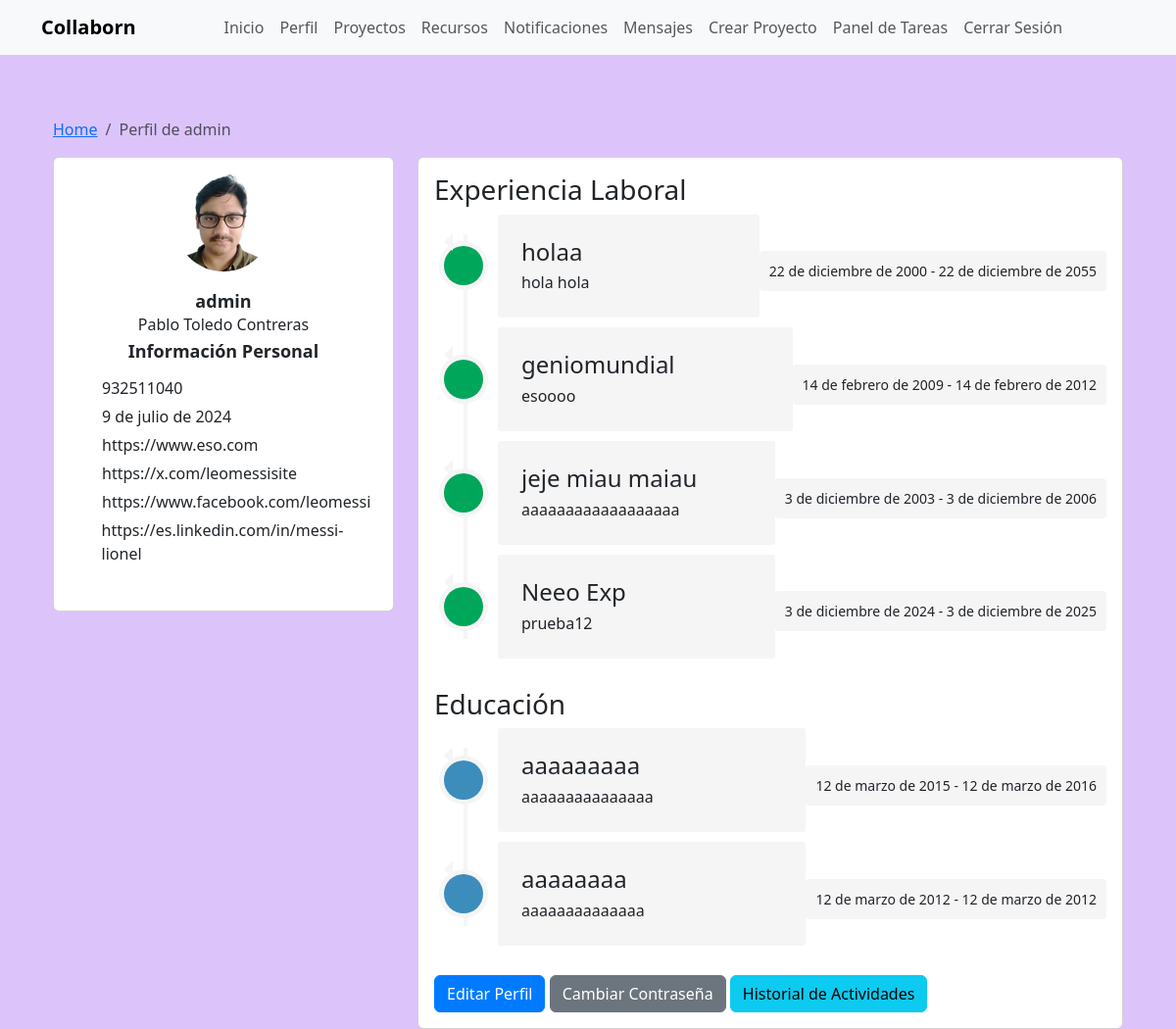
The app's page /perfil/ (signed in), older data.
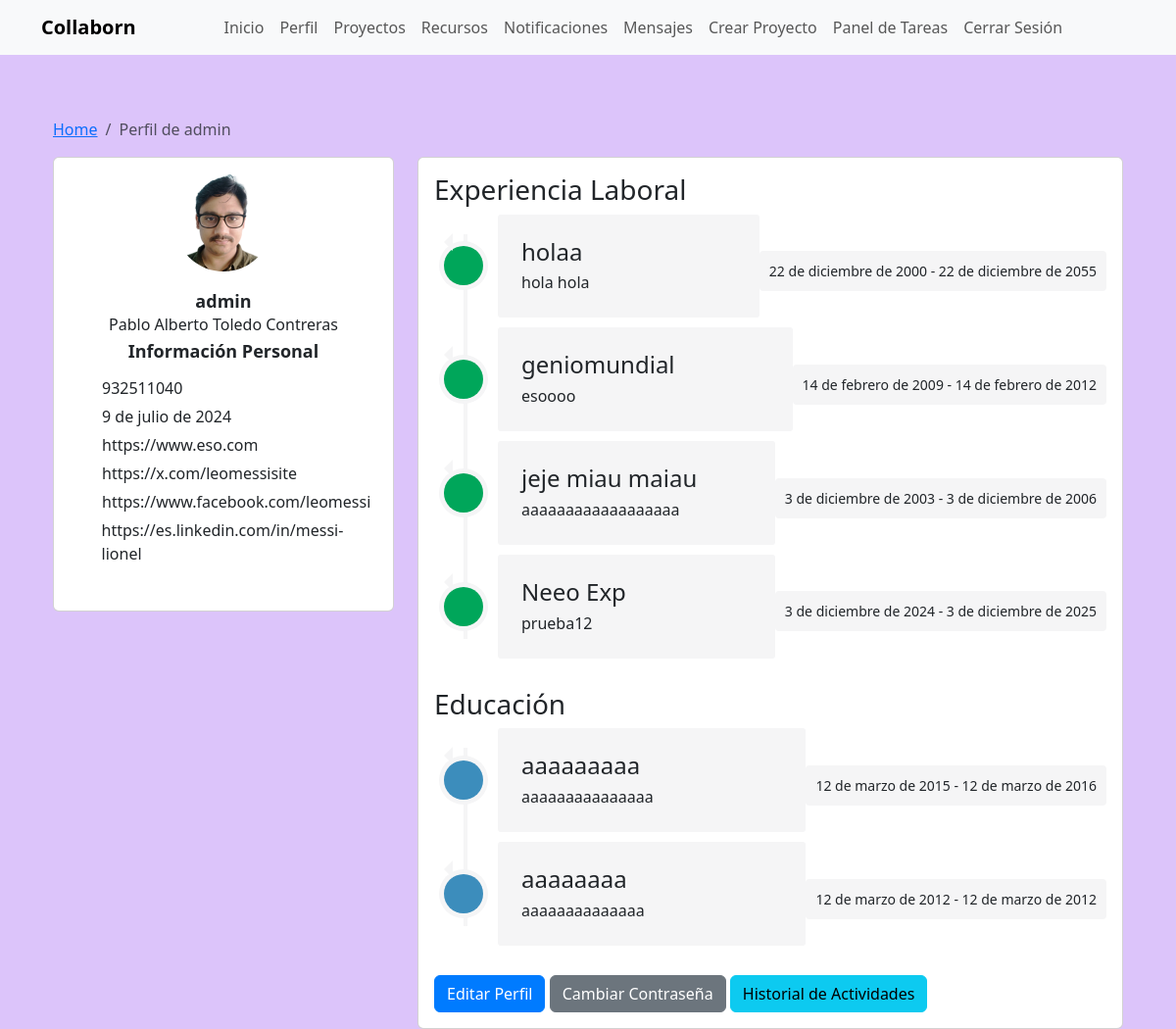
The same page, newer data.
### myapp/models.py (models this page shows, shortened)
class Perfil(models.Model):
    user = models.OneToOneField(User, on_delete=models.CASCADE)
    telefono = models.CharField(max_length=15, blank=True, null=True)
    birth_date = models.DateField(null=True, blank=True)
    descripcion = models.TextField(blank=True, null=True, default='')
    avatar = models.ImageField(upload_to='avatars/', null=True, blank=True)
    website = models.URLField(blank=True, null=True)
    twitter = models.URLField(blank=True, null=True)
    facebook = models.URLField(blank=True, null=True)
    linkedin = models.URLField(blank=True, null=True)
    nombre = models.CharField(max_length=30, blank=True, null=True, default='')
    apellido = models.CharField(max_length=30, blank=True, null=True, default='')

### myapp/views.py (the view)
# urls.py: path('perfil/', views.ver_perfil, name='ver_perfil'),
@login_required
def ver_perfil(request):
    perfil = request.user.perfil
    experiencias = perfil.experiencias.all()
    educaciones = perfil.educaciones.all()
    return render(request, 'myapp/ver_perfil.html', {
        'perfil': perfil,
        'experiencias': experiencias,
        'educaciones': educaciones,
    })

### myapp/templates/myapp/ver_perfil.html (shortened to what the changed rows need)
{% extends 'myapp/base.html' %}
{% load static %}
{% block extra_css %}
<link rel="stylesheet" href="{% static 'css/ver_perfil.css' %}">
<link href="https://cdnjs.cloudflare.com/ajax/libs/font-awesome/5.11.2/css/all.min.css" rel="stylesheet">
<link href="https://cdn.jsdelivr.net/npm/@icon/entypo@1.0.3/entypo.css" rel="stylesheet">
{% endblock %}
{% block content %}
<div class="container bootstrap snippet">
    <div class="row">
        <div class="col-md-4">
            <div class="left-profile-card card">
                <div class="card-body">
                    <div class="user-profile">
                        {% if perfil.avatar %}
                            <img src="{{ perfil.avatar.url }}" class="img-fluid rounded-circle" alt="Avatar">
                        {% else %}
                            <img src="{% static 'images/default-avatar.png' %}" class="img-fluid rounded-circle" alt="Avatar">
                        {% endif %}
                    </div>
                    <h3>{{ user.username }}</h3>
                    <p>{{ perfil.nombre }} {{ perfil.apellido }}</p>
                    <div class="personal-info">
                        <h3>Información Personal</h3>
                        <ul class="personal-list">
                            <li>{{ perfil.telefono }}</li>
                            <li>{{ perfil.birth_date }}</li>
                            <li>{{ perfil.website }}</li>
                            <li>{{ perfil.twitter }}</li>
                            <li>{{ perfil.facebook }}</li>
                            <li>{{ perfil.linkedin }}</li>
                        </ul>
                    </div>
                </div>
            </div>
        </div>
        <div class="col-md-8">
            <div class="right-profile-card card">
                <div class="card-body">
                    <div class="timeline-centered">
                        {% for experiencia in experiencias %}
                            <article class="timeline-entry">
                                <div class="timeline-entry-inner">
                                    <div class="timeline-label">
                                        <h2>{{ experiencia.titulo }}</h2>
                                    </div>
                                </div>
                            </article>
                        {% endfor %}
                    </div>
                    <div class="timeline-centered">
                        {% for educacion in educaciones %}
                            <article class="timeline-entry">
                                <div class="timeline-entry-inner">
                                    <div class="timeline-label">
                                        <h2>{{ educacion.institucion }}</h2>
                                    </div>
                                </div>
                            </article>
                        {% endfor %}
                    </div>
                </div>
            </div>
        </div>
    </div>
</div>
{% endblock %}

Row changes from the older to the newer data that the page shows:
changed Perfil "Toledo Contreras": nombre "Pablo" → "Pablo Alberto"
